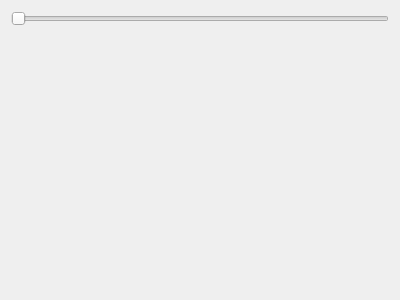
<?xml version="1.0" encoding="UTF-8"?>
<ui version="4.0">
 <class>FilterFormMedian</class>
 <widget class="QWidget" name="FilterFormMedian">
  <property name="geometry">
   <rect>
    <x>0</x>
    <y>0</y>
    <width>400</width>
    <height>300</height>
   </rect>
  </property>
  <property name="windowTitle">
   <string>Form</string>
  </property>
  <layout class="QVBoxLayout" name="verticalLayout">
   <item>
    <widget class="QSlider" name="horizontalSlider">
     <property name="minimum">
      <number>1</number>
     </property>
     <property name="maximum">
      <number>100</number>
     </property>
     <property name="orientation">
      <enum>Qt::Horizontal</enum>
     </property>
    </widget>
   </item>
   <item>
    <spacer name="verticalSpacer">
     <property name="orientation">
      <enum>Qt::Vertical</enum>
     </property>
     <property name="sizeHint" stdset="0">
      <size>
       <width>20</width>
       <height>258</height>
      </size>
     </property>
    </spacer>
   </item>
  </layout>
 </widget>
 <resources/>
 <connections/>
</ui>
